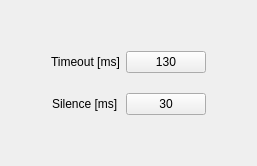
     <widget class="QWidget" name="TCP_IP_PORT">
      <attribute name="title">
       <string>TCP IP PORT</string>
      </attribute>
      <layout class="QVBoxLayout" name="verticalLayout_7">
       <item>
        <layout class="QGridLayout" name="gridLayout_12">
         <property name="verticalSpacing">
          <number>20</number>
         </property>
         <item row="2" column="1" alignment="Qt::AlignHCenter">
          <widget class="QLabel" name="label_Silence_TCP_IP_PORT">
           <property name="sizePolicy">
            <sizepolicy hsizetype="Fixed" vsizetype="Fixed">
             <horstretch>0</horstretch>
             <verstretch>0</verstretch>
            </sizepolicy>
           </property>
           <property name="text">
            <string>Silence [ms]</string>
           </property>
          </widget>
         </item>
         <item row="1" column="1" alignment="Qt::AlignHCenter">
          <widget class="QLabel" name="label_Timeout_TCP_IP_PORT">
           <property name="sizePolicy">
            <sizepolicy hsizetype="Fixed" vsizetype="Fixed">
             <horstretch>0</horstretch>
             <verstretch>0</verstretch>
            </sizepolicy>
           </property>
           <property name="text">
            <string>Timeout [ms]</string>
           </property>
          </widget>
         </item>
         <item row="1" column="2">
          <widget class="ATCMlabel" name="atcmLabel_Timeout_TCP_IP_PORT">
           <property name="text">
            <string>130</string>
           </property>
           <property name="toolTip">
            <string/>
           </property>
           <property name="whatsThis">
            <string>ATCMlabel widget</string>
           </property>
           <property name="variable">
            <string/>
           </property>
           <property name="refresh">
            <number>500</number>
           </property>
           <property name="max">
            <string>65535</string>
           </property>
           <property name="min">
            <string>0</string>
           </property>
           <property name="viewStatus">
            <bool>false</bool>
           </property>
           <property name="visibilityVar">
            <string/>
           </property>
           <property name="borderWidth">
            <number>1</number>
           </property>
           <property name="borderRadius">
            <number>0</number>
           </property>
          </widget>
         </item>
         <item row="2" column="2">
          <widget class="ATCMlabel" name="atcmLabel_Silence_TCP_IP_PORT">
           <property name="text">
            <string>30</string>
           </property>
           <property name="toolTip">
            <string/>
           </property>
           <property name="whatsThis">
            <string>ATCMlabel widget</string>
           </property>
           <property name="variable">
            <string/>
           </property>
           <property name="refresh">
            <number>500</number>
           </property>
           <property name="max">
            <string>65535</string>
           </property>
           <property name="min">
            <string>0</string>
           </property>
           <property name="viewStatus">
            <bool>false</bool>
           </property>
           <property name="visibilityVar">
            <string/>
           </property>
           <property name="borderWidth">
            <number>1</number>
           </property>
           <property name="borderRadius">
            <number>0</number>
           </property>
          </widget>
         </item>
         <item row="2" column="0">
          <spacer name="horizontalSpacer_10">
           <property name="orientation">
            <enum>Qt::Horizontal</enum>
           </property>
           <property name="sizeHint" stdset="0">
            <size>
             <width>40</width>
             <height>20</height>
            </size>
           </property>
          </spacer>
         </item>
         <item row="3" column="1">
          <spacer name="verticalSpacer_17">
           <property name="orientation">
            <enum>Qt::Vertical</enum>
           </property>
           <property name="sizeHint" stdset="0">
            <size>
             <width>20</width>
             <height>40</height>
            </size>
           </property>
          </spacer>
         </item>
         <item row="2" column="3">
          <spacer name="horizontalSpacer_9">
           <property name="orientation">
            <enum>Qt::Horizontal</enum>
           </property>
           <property name="sizeHint" stdset="0">
            <size>
             <width>40</width>
             <height>20</height>
            </size>
           </property>
          </spacer>
         </item>
         <item row="0" column="1">
          <spacer name="verticalSpacer_16">
           <property name="orientation">
            <enum>Qt::Vertical</enum>
           </property>
           <property name="sizeHint" stdset="0">
            <size>
             <width>20</width>
             <height>40</height>
            </size>
           </property>
          </spacer>
         </item>
        </layout>
       </item>
      </layout>
     </widget>
